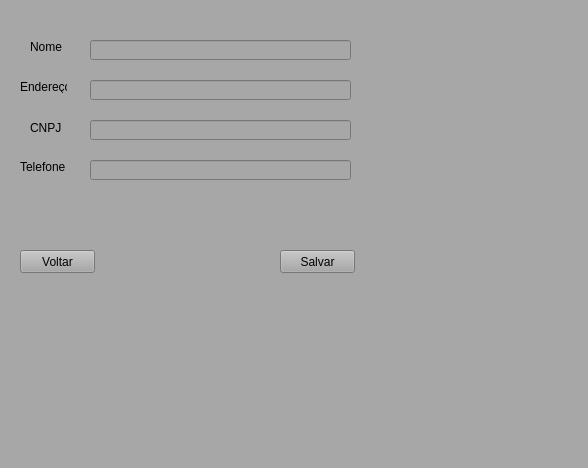
<?xml version="1.0" encoding="UTF-8"?>
<ui version="4.0">
 <class>CadInst</class>
 <widget class="QMainWindow" name="CadInst">
  <property name="geometry">
   <rect>
    <x>0</x>
    <y>0</y>
    <width>588</width>
    <height>468</height>
   </rect>
  </property>
  <property name="windowTitle">
   <string>Cadastrar Instituto</string>
  </property>
  <property name="styleSheet">
   <string notr="true">background-color: rgb(167, 167, 167);</string>
  </property>
  <widget class="QWidget" name="centralwidget">
   <widget class="QLabel" name="label">
    <property name="geometry">
     <rect>
      <x>30</x>
      <y>40</y>
      <width>47</width>
      <height>13</height>
     </rect>
    </property>
    <property name="text">
     <string>Nome</string>
    </property>
   </widget>
   <widget class="QLabel" name="label_2">
    <property name="geometry">
     <rect>
      <x>20</x>
      <y>80</y>
      <width>47</width>
      <height>13</height>
     </rect>
    </property>
    <property name="text">
     <string>Endereço</string>
    </property>
   </widget>
   <widget class="QLabel" name="label_3">
    <property name="geometry">
     <rect>
      <x>30</x>
      <y>120</y>
      <width>31</width>
      <height>16</height>
     </rect>
    </property>
    <property name="text">
     <string>CNPJ</string>
    </property>
   </widget>
   <widget class="QLabel" name="label_4">
    <property name="geometry">
     <rect>
      <x>20</x>
      <y>160</y>
      <width>47</width>
      <height>13</height>
     </rect>
    </property>
    <property name="text">
     <string>Telefone</string>
    </property>
   </widget>
   <widget class="QLineEdit" name="entradaNome">
    <property name="geometry">
     <rect>
      <x>90</x>
      <y>40</y>
      <width>261</width>
      <height>20</height>
     </rect>
    </property>
   </widget>
   <widget class="QLineEdit" name="entradaEndereco">
    <property name="geometry">
     <rect>
      <x>90</x>
      <y>80</y>
      <width>261</width>
      <height>20</height>
     </rect>
    </property>
   </widget>
   <widget class="QLineEdit" name="entradaCnpj">
    <property name="geometry">
     <rect>
      <x>90</x>
      <y>120</y>
      <width>261</width>
      <height>20</height>
     </rect>
    </property>
   </widget>
   <widget class="QLineEdit" name="entradaTelefone">
    <property name="geometry">
     <rect>
      <x>90</x>
      <y>160</y>
      <width>261</width>
      <height>20</height>
     </rect>
    </property>
   </widget>
   <widget class="QPushButton" name="btnSalvar">
    <property name="geometry">
     <rect>
      <x>280</x>
      <y>250</y>
      <width>75</width>
      <height>23</height>
     </rect>
    </property>
    <property name="text">
     <string>Salvar</string>
    </property>
   </widget>
   <widget class="QPushButton" name="btnVoltar">
    <property name="geometry">
     <rect>
      <x>20</x>
      <y>250</y>
      <width>75</width>
      <height>23</height>
     </rect>
    </property>
    <property name="text">
     <string>Voltar</string>
    </property>
   </widget>
  </widget>
  <widget class="QStatusBar" name="statusbar"/>
 </widget>
 <resources/>
 <connections/>
</ui>
